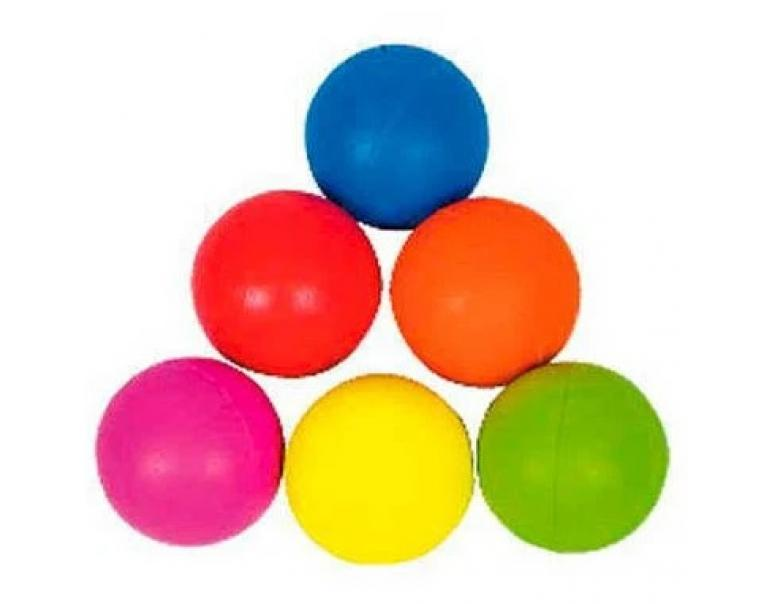
#> input picture pelotas.jpg, 772 x 604 px
$ python 'Mascaras 10-.py'
#> lines starting #> are read from the running program, lines starting #| are printed output that depends on the picture; after the words box and inside, x2 and y2 are one past the last pixel; in counts of white or black regions, pixels touching at a corner belong together
import cv2
import numpy as np

pelota=cv2.imread('pelotas.jpg')
#> pelota is the input picture: shape (604, 772, 3); mean B, G, R 182.8, 201.8, 229.4

imagen=cv2.cvtColor(pelota,cv2.COLOR_BGR2HSV)
#> imagen: shape (604, 772, 3); mean H, S, V 32, 86.4, 242.2

rojobajo=np.array([0,0,220])
rojoalto=np.array([65,65,255])
maskr=cv2.inRange(pelota,rojobajo,rojoalto)
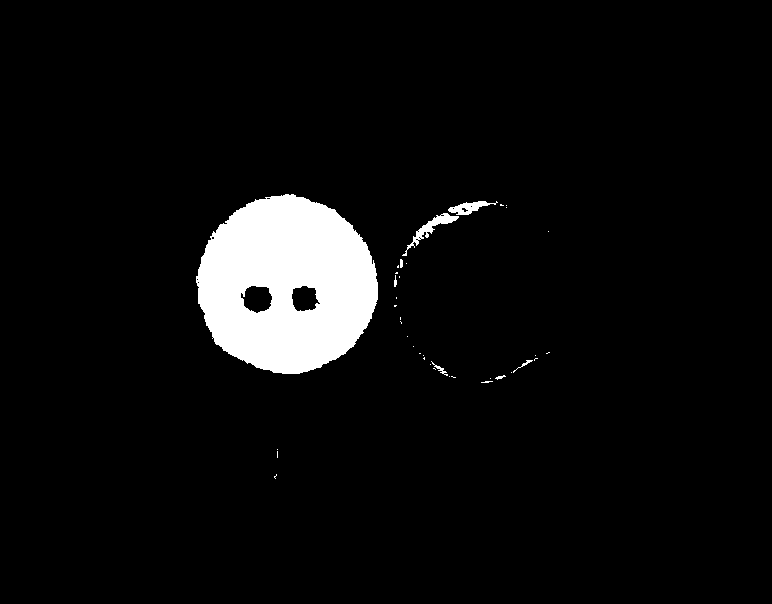
#> maskr: shape (604, 772); 5.4% white; 38 white regions (30 under 20 px), largest, box (x1, y1, x2, y2) and area: (196, 194, 378, 374) 23903, (402, 213, 459, 256) 460, (448, 201, 498, 215) 320

amarillobajo=np.array([0,171,185])
amarilloalto=np.array([168,249,255])
maskm=cv2.inRange(pelota,amarillobajo,amarilloalto)
#> maskm: shape (604, 772); 6.3% white; 147 white regions (139 under 20 px), largest, box (x1, y1, x2, y2) and area: (280, 373, 479, 566) 28736, (479, 487, 528, 544) 96, (578, 362, 603, 367) 33

naranjabajo=np.array([1,51,156])
naranjaalto=np.array([80,136,254])
maskn=cv2.inRange(pelota,naranjabajo,naranjaalto)
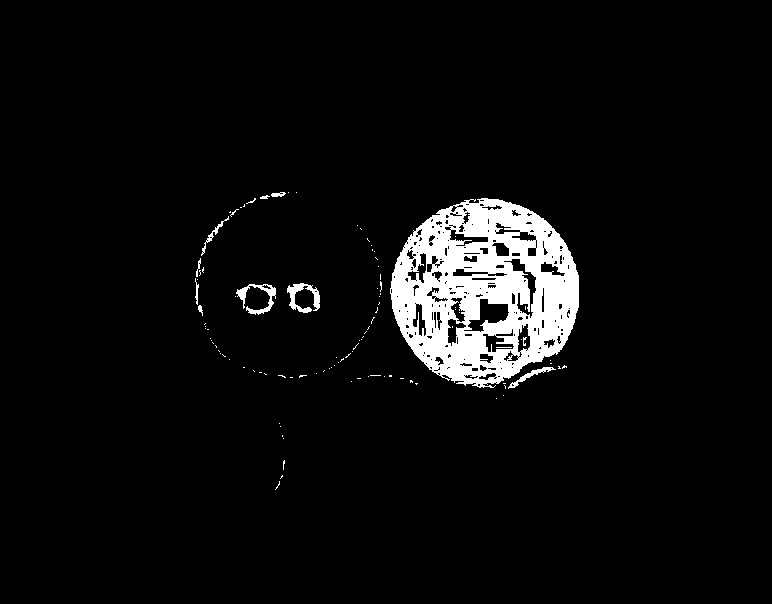
#> maskn: shape (604, 772); 5% white; 105 white regions (94 under 20 px), largest, box (x1, y1, x2, y2) and area: (390, 198, 579, 388) 21761, (287, 283, 320, 313) 429, (236, 284, 276, 315) 406

unionA=cv2.bitwise_or(maskr,maskm)
#> unionA: shape (604, 772); 11.7% white; 185 white regions (169 under 20 px), largest, box (x1, y1, x2, y2) and area: (280, 373, 479, 566) 28736, (196, 194, 378, 374) 23903, (402, 213, 459, 256) 460
unionB=cv2.bitwise_or(unionA,maskn)
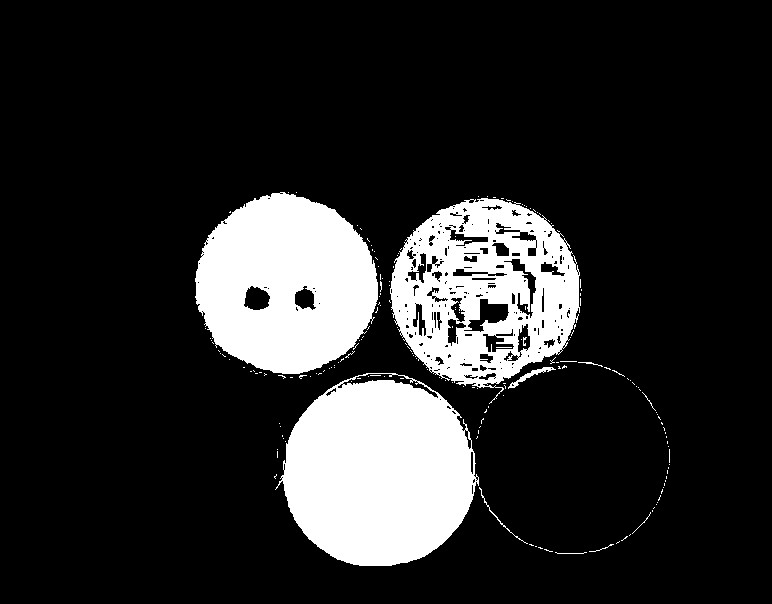
#> unionB: shape (604, 772); 16.4% white; 180 white regions (169 under 20 px), largest, box (x1, y1, x2, y2) and area: (275, 373, 479, 566) 28782, (195, 192, 378, 374) 24541, (390, 198, 580, 404) 22052

cv2.imshow('Foto original',pelota)
cv2.imshow('Pelota,Rojo,amarillo,naranja',unionB)
cv2.waitKey(0)
cv2.destroyAllWindows()

azulbajo=np.array([60,36,0])
azulalto=np.array([255,209,140])
maska=cv2.inRange(pelota,azulbajo,azulalto)
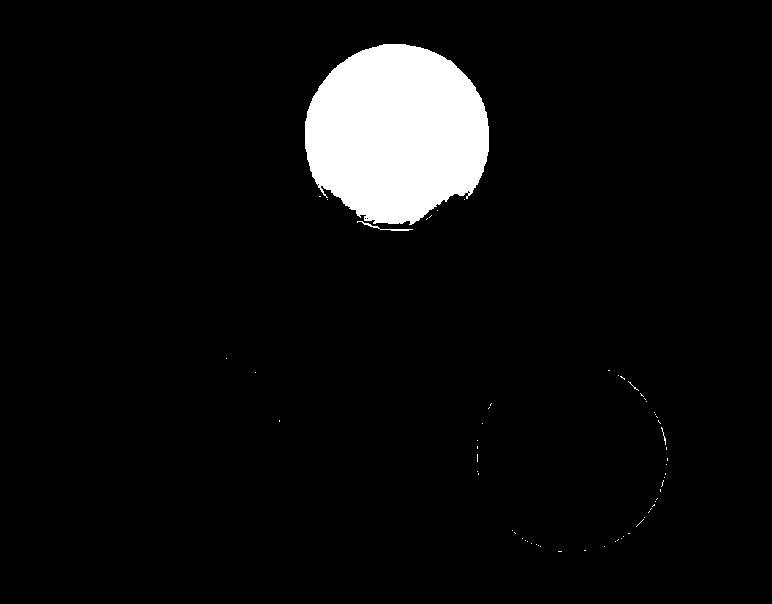
#> maska: shape (604, 772); 5.6% white; 62 white regions (59 under 20 px), largest, box (x1, y1, x2, y2) and area: (305, 44, 489, 225) 25743, (357, 221, 413, 231) 93, (661, 427, 666, 445) 22

verdebajo=np.array([0,106,69])
verdealto=np.array([140,255,215])
maskv=cv2.inRange(pelota,verdebajo,verdealto)
#> maskv: shape (604, 772); 6.5% white; 150 white regions (142 under 20 px), largest, box (x1, y1, x2, y2) and area: (476, 352, 669, 553) 29045, (440, 399, 476, 495) 400, (355, 373, 419, 385) 243

rosabajo=np.array([60,6,125])
rosaalto=np.array([217,188,252])
maskro=cv2.inRange(pelota,rosabajo,rosaalto)
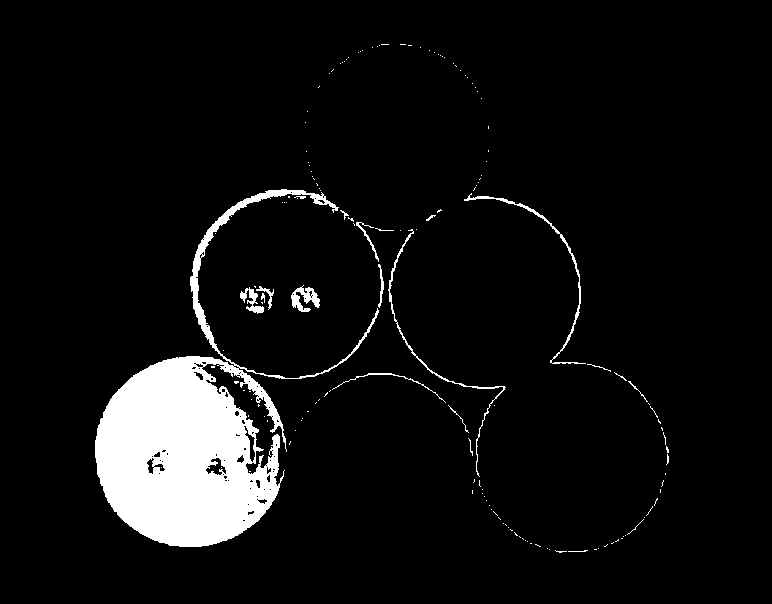
#> maskro: shape (604, 772); 6.6% white; 155 white regions (136 under 20 px), largest, box (x1, y1, x2, y2) and area: (95, 189, 379, 547) 27726, (464, 193, 586, 364) 638, (388, 229, 506, 477) 593

union1=cv2.bitwise_or(maska,maskv)
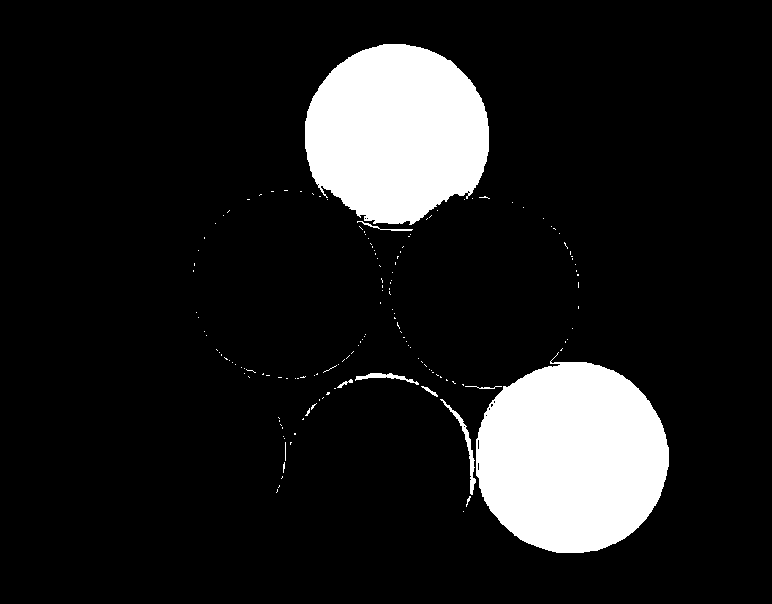
#> union1: shape (604, 772); 12% white; 150 white regions (141 under 20 px), largest, box (x1, y1, x2, y2) and area: (476, 352, 669, 553) 29045, (305, 44, 489, 225) 25743, (440, 399, 476, 495) 400
union2=cv2.bitwise_or(union1,maskro)
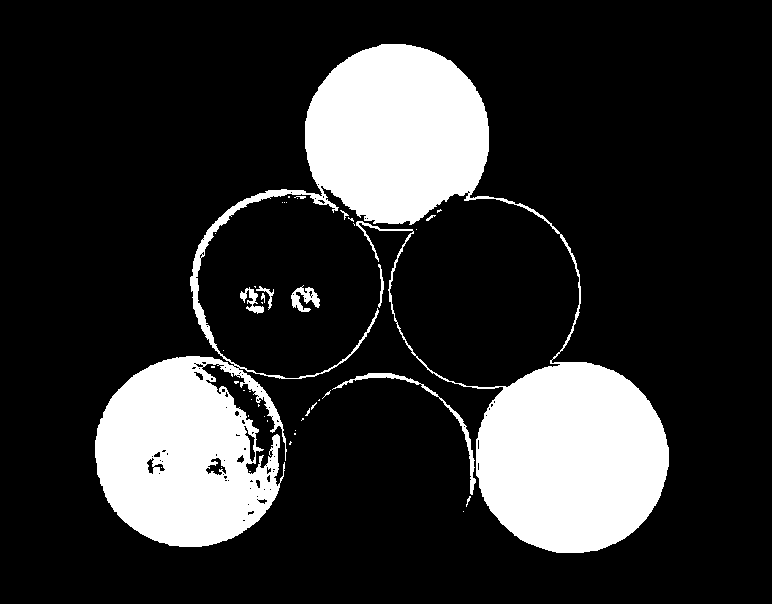
#> union2: shape (604, 772); 18.4% white; 45 white regions (34 under 20 px), largest, box (x1, y1, x2, y2) and area: (95, 44, 669, 553) 83822, (332, 373, 476, 495) 796, (291, 285, 320, 312) 394

cv2.imshow('Foto original',pelota)
cv2.imshow('Pelota,Azul,verde,rosa',union2)
cv2.waitKey(0)
cv2.destroyAllWindows()
